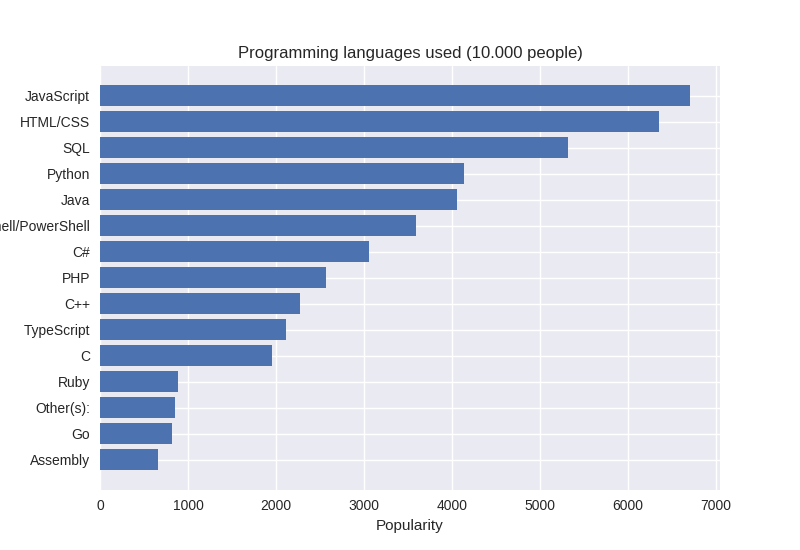

Python code for this plot:
import matplotlib.pyplot as plt
# import numpy as np
import csv
from collections import Counter

num_languages = 15

with open ('/home/[user]/Bureau/Autres/data_sets/programming_languages.csv') as file :
    csv_file = csv.DictReader (file) # iterator
    # row = next(csv_file)
    # print (row['LanguagesWorkedWith'].split(';'))
    c = Counter ()
    for i in csv_file :
        c.update (i['LanguagesWorkedWith'].split(';'))
    c = c.most_common(num_languages)
    x, y = [i[0] for i in c][::-1], [i[1] for i in c][::-1]
    # print (f'x vals : {x} & y_vals : {y}')

plt.style.use ('seaborn')
plt.barh (x, y)
plt.title ('Programming languages used (10.000 people)')
# when using barh, x and y labels should be changed
plt.xlabel ('Popularity')
# plt.ylabel ('Language')
# plt.savefig ('programming_languages.png')
plt.show ()